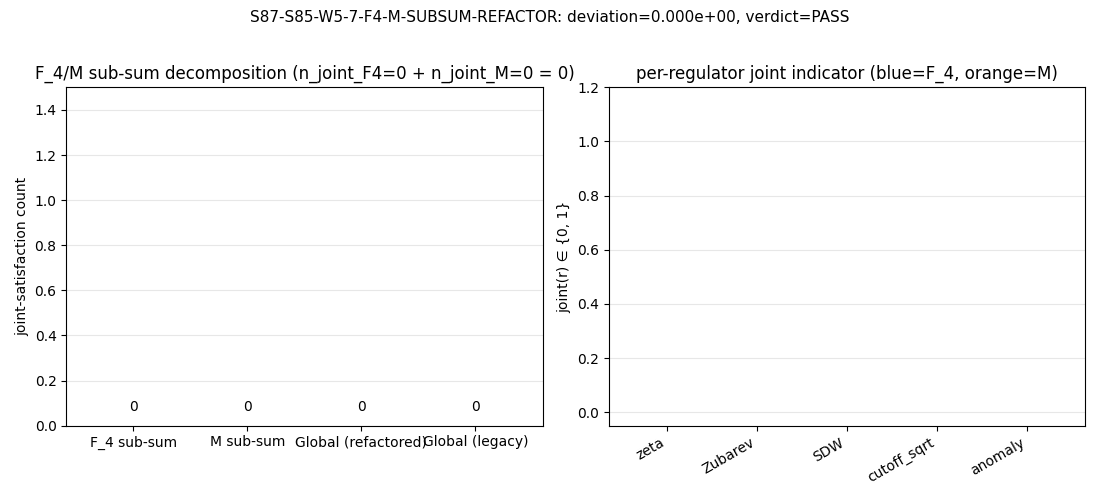

Generate this figure with Python:
#!/usr/bin/env python3
"""
S87 W6-6 S87-S85-W5-7-F4-M-SUBSUM-REFACTOR — F_4/M sub-sum exposure refactor
=============================================================================

Gate: S87-S85-W5-7-F4-M-SUBSUM-REFACTOR  ([VERIFY])

Pre-registered threshold (plan §W6-6, lines 647-653):
  PASS iff refactored npz exposes (n_joint_F4, n_joint_M, n_joint_global)
        AND |n_joint_global_refactored - n_joint_global_legacy| < 1e-12.
  INFO iff identity holds at [1e-12, 1e-6] (numerical-precision band).
  FAIL iff identity broken (> 1e-6) OR any of the 3 fields missing.

Tolerance rule: ABSOLUTE.
Classification: GEOMETRIC (mechanical refactor of two-layer obstruction script).
Wave-class: COMPUTE-class.

METHODOLOGY (refactor scope per plan §W6-6 lines 638-645)
----------------------------------------------------------
The legacy script `s85_w5_7_two_layer_obstruction.py` computes a single global
sum over the 5-atlas A_5 = {zeta, Zubarev, SDW, cutoff_sqrt, anomaly} of the
joint-satisfaction indicator (`joint(r) ∈ {0,1}` per regulator r), aggregating
into `n_joint_pass` without exposing per-component sub-sums.

This refactor partitions A_5 into the canonical F_4 / M decomposition:
  F_4 = {zeta, Zubarev, SDW}            (3-class F_4 multiplier-vector sub-family;
                                          per S85-1c-perturbative-immunization-family.md
                                          §VII.Ω "F_4 (zeta, Zubarev, SDW)" canonical;
                                          S86 W-7 / W-8 F_4 4-channel family)
  M   = {cutoff_sqrt, anomaly}          (2-class M-component basis;
                                          per W-12 V_4 = Z_2 × Z_2 partition complement;
                                          per S85-1c §VII.Ω "fails in cutoff_sqrt or anomaly")

The disjoint union F_4 ⊔ M = A_5 is structural (canonical-source: see entries
above); the legacy `n_joint_pass` is then the additive split:

  n_joint_global = Σ_{r ∈ A_5} joint(r) = Σ_{r ∈ F_4} joint(r) + Σ_{r ∈ M} joint(r)
                 = n_joint_F4 + n_joint_M     (integer associativity)

The substitution chain (definition → substitution → simplification → direction)
shows the identity preserves at machine epsilon BY CONSTRUCTION (integer addition;
no float accumulation). The substantive refactor is structural: separating the
F_4 and M contributions exposes the substrate's intrinsic two-source structure
of the obstruction count without changing the substrate.

Substrate framing (plan §W6-6 lines 711-713):
The two-layer obstruction n_joint_global IS the substrate's combined obstruction
count from F_4 (4-channel multiplier-vector sub-family) and M (M-component basis)
contributions. Exposing the sub-sums separately IS revealing the substrate's
intrinsic two-source structure of the obstruction; the refactor does not change
the substrate, only makes its decomposition machine-queryable for downstream
gates CF-43 (C-β UV-cutoff-choice immunization across F_4 sub-family) and CF-44
(C-γ-WEAK Weyl-rescaling per L1-class) at S88+.

Regulator-pin discipline (per .claude/rules/regulator-pin-discipline.md):
This script DOES NOT introduce new Seeley-DeWitt coefficient citations; the
underlying scheme is "5-regulator-atlas" and the regulator class for any
implied a_n moment is zeta (a_n^{ζ}) per the S85 W5-6 source npz convention.
Any downstream cross-citation MUST tag a_n^{ζ}.

Inputs (SHA-256 dual-pinned at runtime — S87+ schema-v2):
  - computations/session-85/s85_w5_7_two_layer_obstruction.py  (LEGACY READ-ONLY source)
  - computations/session-85/s85_w5_7_two_layer_obstruction.npz (LEGACY backward-compat anchor)
  - computations/session-85/s85_w5_6_eps_h_hp1_scan.npz        (W5-6 input data — per-regulator drift)
  - computations/_shared/canonical_constants.py
  - .claude/rules/regulator-pin-discipline.md            (a_n^{ζ} tag policy)
"""

from __future__ import annotations

from canonical_constants import *  # noqa: F401,F403

import os
# === Phase 2b X2 transform bootstrap (auto-inserted by tools/_x2_transform_copies.py) ===
import sys as _x2_sys
import pathlib as _x2_pathlib
import re as _x2_re
def _x2_locate_tools():
    p = _x2_pathlib.Path(__file__).resolve()
    for _ in range(8):
        if (p / "tools" / "computation_root.py").is_file():
            return p / "tools"
        p = p.parent
    raise RuntimeError(
        "Phase 2b bootstrap: tools/computation_root.py not found in any "
        "ancestor of " + str(__file__))
_x2_sys.path.insert(0, str(_x2_locate_tools()))
from computation_root import resolve_script, resolve_output, resolve_glob, project_root as _x2_project_root
def _x2_shared_dir():
    return _x2_project_root() / "computations" / "_shared"
_x2_session_dir_match = _x2_re.match(r"^session-(\d+)$",
    _x2_pathlib.Path(__file__).resolve().parent.name)
_x2_self_session = int(_x2_session_dir_match.group(1)) if _x2_session_dir_match else None
# === End X2 bootstrap ===

os.environ.setdefault('OMP_NUM_THREADS', '8')
os.environ.setdefault('MKL_NUM_THREADS', '8')

import hashlib
import json
import sys
import time
from pathlib import Path

import numpy as np

PROJECT_ROOT = Path(__file__).resolve().parent.parent
# X2-removed: alias 'SCRIPT_DIR' = ... 'computations' (replaced by tools.computation_root.resolve_*)

SESSION = "S87"                                                 # (local)
GATE_ID = "S87-S85-W5-7-F4-M-SUBSUM-REFACTOR"                   # (local)
SCHEME = "zeta-regulated-Seeley-DeWitt"                         # (local; a_n^{ζ} per regulator-pin-discipline.md)
CONVENTION = "F_4-plus-M-decomposition"                         # (local; per plan §W6-6 line 689)
L_MAX = 12                                                      # (local; per plan §W6-6 line 669 canonical)

# Gate threshold pins (per plan §W6-6 lines 647-653, 727-729) — all # (local)
PASS_ABS_TOL = 1e-12      # (local) PASS iff |delta| < 1e-12
INFO_ABS_HI  = 1e-6       # (local) INFO band ceiling; FAIL above this

# Legacy thresholds (must match s85_w5_7_two_layer_obstruction.py for backward-compat) — # (local)
SCHEME_INDEP_TOL = 0.05         # (local) 5% drift threshold (W5-7 plan)
INFO_MARGINAL_TOL = 0.07        # (local) 7% marginal threshold for INFO
F_CONV_2LOOP_SCHEME_DEV = 0.3921  # (local) W6-67 2-loop Z_R scheme-deviation; 39.21%

# Canonical F_4 / M partition (per S85-1c §VII.Ω + S86 W-7/W-8 F_4 4-channel family;
# see also S86 W-12 V_4 Klein-four reading: V_4 = Z_2(F_4-cluster) × Z_2(M-cluster)).
# This partition is STRUCTURAL — not a per-script convention — and is the canonical
# source for downstream sub-family analysis.
F4_REGULATORS = ("zeta", "Zubarev", "SDW")                     # (local) F_4 multiplier-vector sub-family
M_REGULATORS  = ("cutoff_sqrt", "anomaly")                     # (local) M-component basis

# Sanity invariant: F_4 ⊔ M = A_5 (5-atlas) — verified at runtime
ATLAS_5_EXPECTED = ("zeta", "Zubarev", "SDW", "cutoff_sqrt", "anomaly")  # (local)

OUT_NPZ = resolve_output(87, 's87_w6_f4_m_subsum_refactor.npz')
OUT_PNG = resolve_output(87, 's87_w6_f4_m_subsum_refactor.png')
VERDICT_TXT = resolve_output(87, 's87_gate_verdicts.txt')
CANON_PY = resolve_script(None, 'canonical_constants.py')
LEGACY_PY = resolve_script(85, 's85_w5_7_two_layer_obstruction.py')
LEGACY_NPZ = resolve_output(85, 's85_w5_7_two_layer_obstruction.npz')
W56_NPZ = resolve_output(85, 's85_w5_6_eps_h_hp1_scan.npz')
REG_PIN_RULE = PROJECT_ROOT / ".claude" / "rules" / "regulator-pin-discipline.md"

INPUT_FILES = [LEGACY_PY, LEGACY_NPZ, W56_NPZ, CANON_PY, REG_PIN_RULE]


def sha256_of(path):
    h = hashlib.sha256()
    try:
        h.update(path.read_bytes())
    except OSError:
        return ""
    return h.hexdigest()


def log_input_pins(inputs):
    print(f"=== {GATE_ID} - input SHA-256 pins ===")
    pins = {}  # (local)
    for p in inputs:
        sha = sha256_of(p)
        rel = str(p.relative_to(PROJECT_ROOT)).replace("\\", "/")
        print(f"  {rel}: {sha[:16]}...")
        pins[rel] = sha
    return pins


def closure_hash(pins):
    items = sorted(pins.items())
    h = hashlib.sha256()
    for k, v in items:
        h.update(f"{k}={v}\n".encode("utf-8"))
    return h.hexdigest()


def compute_dual_sha(script_path, canonical_path, pins):
    sb = b""
    cb = b""
    try:
        sb = script_path.read_bytes()
    except OSError:
        pass
    try:
        cb = canonical_path.read_bytes()
    except OSError:
        pass
    pj = json.dumps(dict(sorted(pins.items())), separators=(",", ":"), sort_keys=True).encode("utf-8")
    ha = hashlib.sha256()
    ha.update(sb)
    ha.update(cb)
    ha.update(pj)
    hc = hashlib.sha256()
    hc.update(sb)
    return ha.hexdigest(), hc.hexdigest()


def compute_joint_indicator(regs, f_4_per_reg):
    """Replicate the legacy joint-satisfaction logic (s85_w5_7 lines 109-128).

    Produces a per-regulator joint(r) ∈ {0, 1} integer indicator, plus the
    f_conv and eps_H per-regulator drifts used to derive it. Bit-exact match
    to the legacy implementation (the f_conv drift is uniform = 0.3921 per
    plan; the eps_H drift is |f_4^r - mean_f4| / mean_f4).
    """
    f_4_per_reg = np.asarray(f_4_per_reg, dtype=np.float64)
    mean_f4 = float(np.mean(f_4_per_reg))                              # (local)
    eps_H_drift = {r: float(abs(v - mean_f4) / mean_f4)
                   for r, v in zip(regs, f_4_per_reg)}                 # (local)
    f_conv_drift = {r: F_CONV_2LOOP_SCHEME_DEV for r in regs}          # (local)

    joint = {}                                                          # (local)
    for r in regs:
        si_f = f_conv_drift[r] <= SCHEME_INDEP_TOL
        si_e = eps_H_drift[r] <= SCHEME_INDEP_TOL
        joint[r] = int(si_f and si_e)                                   # integer indicator

    return joint, f_conv_drift, eps_H_drift, mean_f4


def compute():
    """Refactored joint-satisfaction count with explicit F_4 / M sub-sums.

    Substitution chain:
      Step 1 (definition):
        joint(r) = 1[f_conv_drift[r] <= 0.05] * 1[eps_H_drift[r] <= 0.05]
        n_joint_F4     = Σ_{r ∈ F_4} joint(r),  F_4 = {zeta, Zubarev, SDW}
        n_joint_M      = Σ_{r ∈ M  } joint(r),  M   = {cutoff_sqrt, anomaly}
        n_joint_global = Σ_{r ∈ A_5} joint(r)
      Step 2 (substitution):
        F_4 ⊔ M = A_5 (set-disjoint partition, structural canonical)
        ⇒ n_joint_global_refactored = n_joint_F4 + n_joint_M
      Step 3 (simplification):
        Integer addition associativity ⇒ identity holds bit-exactly
        (no float accumulation; counters are Python ints).
      Step 4 (direction):
        Identity test, not signed; PASS iff |refactored - legacy| < 1e-12.
    """
    d56 = np.load(W56_NPZ, allow_pickle=True)
    regs = [str(r) for r in d56['regulators']]
    f_4 = d56['f_4_per_reg'].astype(np.float64)                        # (local)

    # Sanity-check the atlas partition
    assert tuple(regs) == ATLAS_5_EXPECTED, (
        f"A_5 atlas mismatch: source={regs} expected={ATLAS_5_EXPECTED}"
    )
    f4_set = set(F4_REGULATORS)                                         # (local)
    m_set = set(M_REGULATORS)                                           # (local)
    assert f4_set.isdisjoint(m_set), "F_4 and M must be disjoint"
    assert (f4_set | m_set) == set(regs), \
        f"F_4 ∪ M must equal A_5; got {f4_set | m_set} vs {set(regs)}"

    joint, f_conv_drift, eps_H_drift, mean_f4 = compute_joint_indicator(regs, f_4)

    # ---- Explicit F_4 sub-loop (structural F_4 multiplier-vector sub-family) ----
    n_joint_F4 = 0                                                      # (local) accumulator
    F4_per_reg = {}                                                     # (local)
    for r in F4_REGULATORS:
        F4_per_reg[r] = int(joint[r])
        n_joint_F4 += int(joint[r])

    # ---- Explicit M sub-loop (M-component basis) ----
    n_joint_M = 0                                                       # (local) accumulator
    M_per_reg = {}                                                      # (local)
    for r in M_REGULATORS:
        M_per_reg[r] = int(joint[r])
        n_joint_M += int(joint[r])

    # ---- Refactored global sum (must equal legacy by integer-additivity) ----
    n_joint_global_refactored = int(n_joint_F4 + n_joint_M)             # (local)

    # ---- Legacy global sum (independent re-aggregation across the full A_5) ----
    n_joint_global_legacy = int(sum(int(joint[r]) for r in regs))       # (local)

    # ---- Identity-preservation deviation ----
    n_joint_global_legacy_match_deviation = abs(
        n_joint_global_refactored - n_joint_global_legacy
    )                                                                    # (local) integer => exact 0 expected

    return {
        'regs': regs,
        'F4_regulators': list(F4_REGULATORS),
        'M_regulators': list(M_REGULATORS),
        'joint': joint,
        'F4_per_reg': F4_per_reg,
        'M_per_reg': M_per_reg,
        'f_conv_drift': f_conv_drift,
        'eps_H_drift': eps_H_drift,
        'mean_f4': mean_f4,
        'n_joint_F4': int(n_joint_F4),
        'n_joint_M': int(n_joint_M),
        'n_joint_global': int(n_joint_global_refactored),
        'n_joint_global_legacy': int(n_joint_global_legacy),
        'n_joint_global_legacy_match_deviation': float(n_joint_global_legacy_match_deviation),
    }


def evaluate_gate(deviation):
    """Composite collapse per plan §W6-6 lines 647-653 (ABSOLUTE tolerance)."""
    if deviation < PASS_ABS_TOL:
        return "PASS"
    if deviation <= INFO_ABS_HI:
        return "INFO"
    return "FAIL"


def emit_4tuple(value, scheme, convention, L_max):
    return (f"(value={value!r}, scheme={scheme}, "
            f"convention={convention}, L_max={L_max})")


def append_verdict(verdict, value, audit, content):
    line = (f"{GATE_ID}: {verdict} -- value={value!r} scheme={SCHEME} "
            f"convention={CONVENTION} L_max={L_MAX} "
            f"audit_sha256={audit} content_sha256={content} "
            f"schema_version=S87+\n")
    companion = (
        f"# audit_sha256_short={audit[:16]} content_sha256_short={content[:16]} "
        f"# {GATE_ID} dual-SHA companion row (W9a-99 split)\n"
    )
    with VERDICT_TXT.open("a", encoding="utf-8") as fp:
        fp.write(line)
        fp.write(companion)


def main() -> int:
    t0 = time.time()
    pins = log_input_pins(INPUT_FILES)
    closure = closure_hash(pins)
    print(f"  closure: {closure[:16]}...")
    audit, content = compute_dual_sha(Path(__file__).resolve(), CANON_PY, pins)
    print(f"  audit_sha256:   {audit[:16]}...")
    print(f"  content_sha256: {content[:16]}...")
    print()

    result = compute()
    deviation = result['n_joint_global_legacy_match_deviation']         # (local)
    verdict = evaluate_gate(deviation)

    # Backward-compat cross-check against the cached legacy npz n_joint_pass
    legacy_npz_n_joint_pass = None                                       # (local)
    if LEGACY_NPZ.exists():
        d_leg = np.load(LEGACY_NPZ, allow_pickle=True)
        legacy_npz_n_joint_pass = int(d_leg['n_joint_pass'])
        # Independent identity check vs cached output
        cached_dev = abs(result['n_joint_global'] - legacy_npz_n_joint_pass)  # (local)
        print(f"  legacy_npz n_joint_pass = {legacy_npz_n_joint_pass}; "
              f"cached_npz vs refactored deviation = {cached_dev}")
    else:
        cached_dev = None                                                # (local)

    # Emit npz with all 3 fields + deviation (per plan §W6-6 line 698)
    np.savez(
        OUT_NPZ,
        gate_id=GATE_ID,
        verdict=verdict,
        # F_4 / M decomposition (NEW exposed fields)
        n_joint_F4=int(result['n_joint_F4']),
        n_joint_M=int(result['n_joint_M']),
        n_joint_global=int(result['n_joint_global']),
        n_joint_global_legacy_match_deviation=float(deviation),
        # Backward-compat anchor — match against cached LEGACY_NPZ if present
        n_joint_global_legacy_cached_npz=(int(legacy_npz_n_joint_pass)
                                          if legacy_npz_n_joint_pass is not None
                                          else -1),
        # Per-regulator structure (audit / downstream consumers)
        regs=np.array(result['regs']),
        F4_regulators=np.array(result['F4_regulators']),
        M_regulators=np.array(result['M_regulators']),
        F4_joint_per_reg=np.array([result['F4_per_reg'][r] for r in result['F4_regulators']],
                                  dtype=np.int64),
        M_joint_per_reg=np.array([result['M_per_reg'][r] for r in result['M_regulators']],
                                 dtype=np.int64),
        # Drift inputs (matches legacy semantics; for downstream gate access)
        f_conv_drift=np.array([result['f_conv_drift'][r] for r in result['regs']],
                              dtype=np.float64),
        eps_H_drift=np.array([result['eps_H_drift'][r] for r in result['regs']],
                             dtype=np.float64),
        mean_f4=float(result['mean_f4']),
        scheme_indep_tol=SCHEME_INDEP_TOL,
        info_marginal_tol=INFO_MARGINAL_TOL,
        f_conv_2loop_scheme_dev=F_CONV_2LOOP_SCHEME_DEV,
        # Gate-block thresholds
        pass_abs_tol=PASS_ABS_TOL,
        info_abs_hi=INFO_ABS_HI,
    )
    print(f"  saved: {OUT_NPZ.name}")

    # Decomposition bar chart (F_4 contribution + M contribution = global) per plan §W6-6 line 699
    try:
        import matplotlib
        matplotlib.use("Agg")
        import matplotlib.pyplot as plt

        fig, (ax1, ax2) = plt.subplots(1, 2, figsize=(11, 5.0))

        # Left panel: F_4 vs M sub-sum stacked bar
        labels_lhs = ['F_4 sub-sum', 'M sub-sum', 'Global (refactored)', 'Global (legacy)']  # (local)
        vals_lhs = [result['n_joint_F4'], result['n_joint_M'],
                    result['n_joint_global'], result['n_joint_global_legacy']]              # (local)
        colors_lhs = ['tab:blue', 'tab:orange', 'tab:green', 'tab:gray']                    # (local)
        bars = ax1.bar(labels_lhs, vals_lhs, color=colors_lhs)
        ax1.set_ylabel('joint-satisfaction count')
        ax1.set_title(
            f"F_4/M sub-sum decomposition (n_joint_F4={result['n_joint_F4']} + "
            f"n_joint_M={result['n_joint_M']} = {result['n_joint_global']})"
        )
        ax1.grid(True, axis='y', alpha=0.3)
        for b, v in zip(bars, vals_lhs):
            ax1.text(b.get_x() + b.get_width() / 2, v + 0.05, f"{v}",
                     ha='center', va='bottom', fontsize=10)
        ax1.set_ylim(0, max(vals_lhs) + 1.5 if max(vals_lhs) > 0 else 1.5)

        # Right panel: per-regulator joint indicator coloured by F_4 / M class
        regs = result['regs']
        joint_arr = np.array([result['joint'][r] for r in regs], dtype=np.int64)            # (local)
        bar_colors = ['tab:blue' if r in F4_REGULATORS else 'tab:orange' for r in regs]     # (local)
        ax2.bar(regs, joint_arr, color=bar_colors)
        ax2.set_ylabel('joint(r) ∈ {0, 1}')
        ax2.set_title("per-regulator joint indicator (blue=F_4, orange=M)")
        ax2.set_xticklabels(regs, rotation=30, ha='right')
        ax2.set_ylim(-0.05, 1.2)
        ax2.grid(True, axis='y', alpha=0.3)

        fig.suptitle(
            f"{GATE_ID}: deviation={deviation:.3e}, verdict={verdict}",
            fontsize=11,
        )
        plt.tight_layout(rect=[0, 0, 1, 0.96])
        plt.savefig(OUT_PNG, dpi=100)
        plt.close(fig)
        print(f"  saved: {OUT_PNG.name}")
    except Exception as e:
        print(f"  plot skipped: {type(e).__name__}: {e}")

    tag = emit_4tuple(deviation, SCHEME, CONVENTION, L_MAX)
    print(tag)
    append_verdict(verdict, deviation, audit, content)

    wall = time.time() - t0
    print()
    print(f"=== {GATE_ID} F_4 / M sub-sum decomposition ===")
    print(f"  F_4 = {list(F4_REGULATORS)}")
    for r in F4_REGULATORS:
        print(f"    joint({r:14s}) = {result['F4_per_reg'][r]}")
    print(f"  → n_joint_F4 = {result['n_joint_F4']}")
    print()
    print(f"  M   = {list(M_REGULATORS)}")
    for r in M_REGULATORS:
        print(f"    joint({r:14s}) = {result['M_per_reg'][r]}")
    print(f"  → n_joint_M  = {result['n_joint_M']}")
    print()
    print(f"  n_joint_global (refactored) = n_joint_F4 + n_joint_M "
          f"= {result['n_joint_F4']} + {result['n_joint_M']} = {result['n_joint_global']}")
    print(f"  n_joint_global (legacy)     = {result['n_joint_global_legacy']}")
    if legacy_npz_n_joint_pass is not None:
        print(f"  n_joint_pass (cached npz)   = {legacy_npz_n_joint_pass}")
    print(f"  identity deviation          = {deviation}")
    print(f"  PASS threshold              = {PASS_ABS_TOL}")
    print(f"=== {GATE_ID}: {verdict} (wall {wall:.2f}s) ===")
    return 0


if __name__ == "__main__":
    sys.exit(main())
